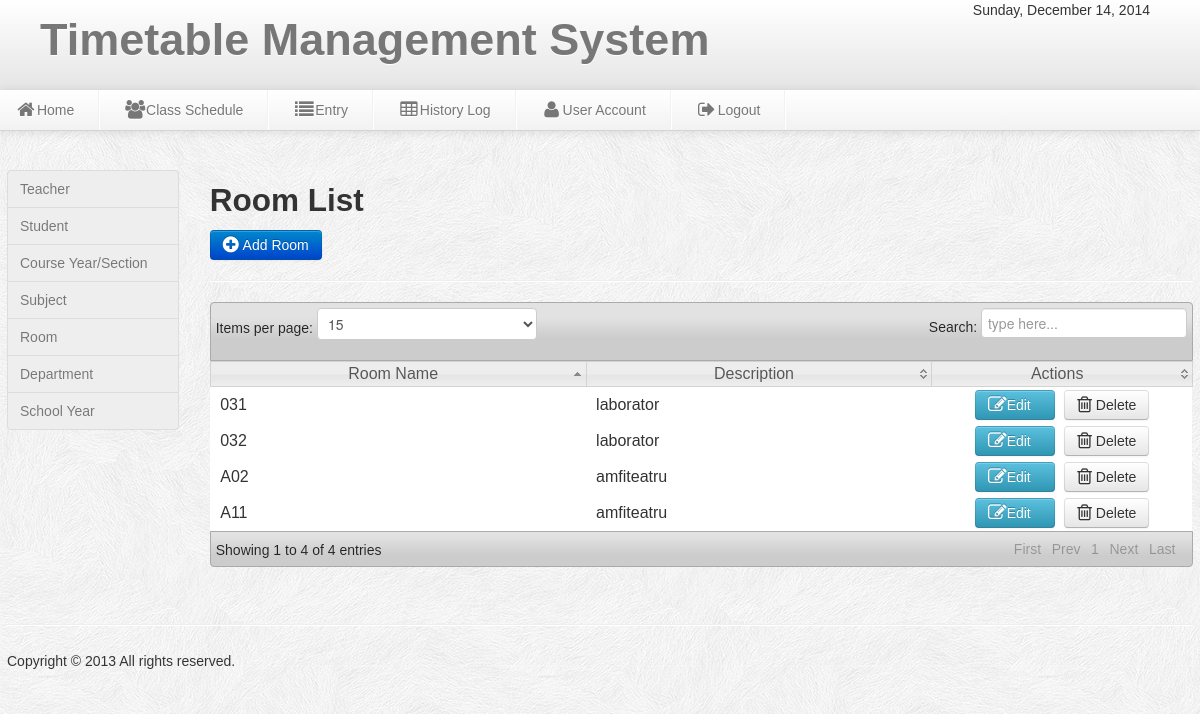
/admin/room.php, run on the app's committed database.
### tables this page shows
CREATE TABLE IF NOT EXISTS `room` (
`room_id` int(11) NOT NULL,
  `room_name` varchar(20) NOT NULL,
  `description` varchar(50) NOT NULL
);

### admin/room.php (the view, shortened to what this page needs)
<?php include('header.php'); include('dbcon.php');?>
<body>
<?php include('nav-top1.php'); ?>
<div class="wrapper">
<div class="row-fluid">
<div class="span2">
<?php include('left_nav.php'); ?>
</div>
<div class="span10">
<h2>Room List</h2>
	<a class="btn btn-primary"  href="add_room.php">  <i class="icon-plus-sign icon-large"></i>&nbsp;Add Room</a>
	<hr>
	<table class="users-table">
<div class="demo_jui">
		<table cellpadding="0" cellspacing="0" border="0" class="display" id="log" class="jtable">
			<thead>
				<tr>
				<th>Room Name</th>
				<th>Description</th>
				<th>Actions</th>
				</tr>
			</thead>
			<tbody>
<?php $result=mysql_query("select * from room")or die(mysql_error());
while($row=mysql_fetch_array($result)){ $id=$row['room_id'];
?>
<tr class="del<?php echo $id ?>">
	<td><?php echo $row['room_name']; ?></td>
	<td><?php echo $row['description']; ?></td>
	<td align="center" width="240">
	<a class="btn btn-info" href="edit_room.php<?php echo '?id='.$id; ?>"><i class="icon-edit icon-large"></i>Edit &nbsp;&nbsp;</a>&nbsp;
	<a class="btn btn-danger1"  data-toggle="modal" href="#<?php echo $id; ?>">  <i class="icon-trash icon-large"></i>&nbsp;Delete</a>
</td>
<?php } ?>
	</tr>
			</tbody>
		</table>
</div>
	</div>
<?php include('footer.php');?>
</div>
</body>

### admin/css/style.css (style rules this page uses)
* { margin:0; padding:0; }
body { font-family:"Trebuchet MS", "Myriad Pro", Arial, sans-serif; font-size:14px; background:#f4f4f4 url(../img/subtle_white_feathers.png) repeat top left; color:#333; text-shadow:0px 0px 0px #fff;; }
a { color:#777; }
.wrapper { width:1186px; margin: auto; margin-top:170px; min-height:550px; }

### admin/css/datatable/demo_table_jui.css (style rules this page uses)
table.display thead th { cursor: pointer; padding: 3px 0 3px 10px; }
table.display { border-collapse: collapse; clear: both; margin: 0 auto; width: 100%; }
table.display td { padding: 3px 10px; }
tr.odd { background-color: #fff; }
tr.even { background-color: #fff; }
tr.odd td.sorting_1 { background-color: #fff; }
tr.even td.sorting_1 { background-color: #fff; }

### data on the page
room: room_name "031", description "laborator"
room: room_name "032", description "laborator"
room: room_name "A02", description "amfiteatru"
room: room_name "A11", description "amfiteatru"
